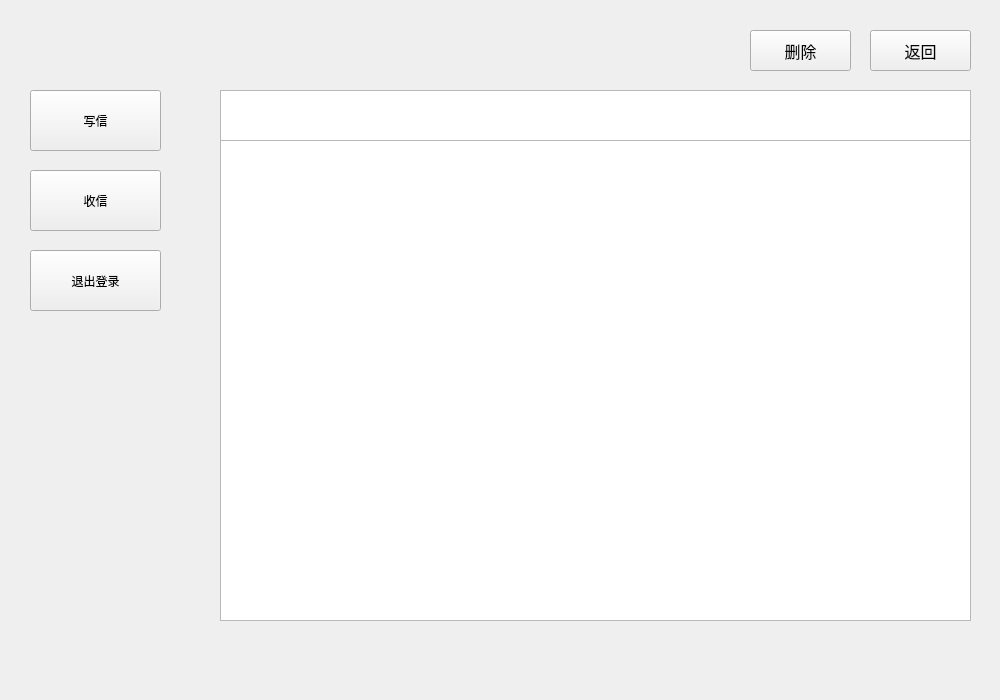
<?xml version="1.0" encoding="UTF-8"?>
<ui version="4.0">
 <class>receive_window</class>
 <widget class="QMainWindow" name="receive_window">
  <property name="geometry">
   <rect>
    <x>0</x>
    <y>0</y>
    <width>1000</width>
    <height>700</height>
   </rect>
  </property>
  <property name="windowTitle">
   <string>收信</string>
  </property>
  <widget class="QWidget" name="centralwidget">
   <widget class="QPushButton" name="resv_letter">
    <property name="geometry">
     <rect>
      <x>30</x>
      <y>170</y>
      <width>131</width>
      <height>61</height>
     </rect>
    </property>
    <property name="cursor">
     <cursorShape>ArrowCursor</cursorShape>
    </property>
    <property name="text">
     <string>收信</string>
    </property>
    <property name="checkable">
     <bool>false</bool>
    </property>
   </widget>
   <widget class="QPushButton" name="logout">
    <property name="geometry">
     <rect>
      <x>30</x>
      <y>250</y>
      <width>131</width>
      <height>61</height>
     </rect>
    </property>
    <property name="text">
     <string>退出登录</string>
    </property>
   </widget>
   <widget class="QPushButton" name="write_letter">
    <property name="geometry">
     <rect>
      <x>30</x>
      <y>90</y>
      <width>131</width>
      <height>61</height>
     </rect>
    </property>
    <property name="text">
     <string>写信</string>
    </property>
   </widget>
   <widget class="QListWidget" name="mail_list">
    <property name="geometry">
     <rect>
      <x>220</x>
      <y>90</y>
      <width>751</width>
      <height>481</height>
     </rect>
    </property>
   </widget>
   <widget class="QTextBrowser" name="text_body">
    <property name="geometry">
     <rect>
      <x>220</x>
      <y>140</y>
      <width>751</width>
      <height>481</height>
     </rect>
    </property>
   </widget>
   <widget class="QLabel" name="sender">
    <property name="geometry">
     <rect>
      <x>220</x>
      <y>40</y>
      <width>201</width>
      <height>31</height>
     </rect>
    </property>
    <property name="font">
     <font>
      <family>Comic Sans MS</family>
      <pointsize>12</pointsize>
     </font>
    </property>
    <property name="text">
     <string/>
    </property>
   </widget>
   <widget class="QPushButton" name="Return">
    <property name="geometry">
     <rect>
      <x>870</x>
      <y>30</y>
      <width>101</width>
      <height>41</height>
     </rect>
    </property>
    <property name="font">
     <font>
      <family>Comic Sans MS</family>
      <pointsize>12</pointsize>
     </font>
    </property>
    <property name="text">
     <string>返回</string>
    </property>
   </widget>
   <widget class="QLabel" name="subject">
    <property name="geometry">
     <rect>
      <x>220</x>
      <y>100</y>
      <width>541</width>
      <height>31</height>
     </rect>
    </property>
    <property name="font">
     <font>
      <family>Comic Sans MS</family>
      <pointsize>12</pointsize>
     </font>
    </property>
    <property name="text">
     <string/>
    </property>
   </widget>
   <widget class="QPushButton" name="detele">
    <property name="geometry">
     <rect>
      <x>750</x>
      <y>30</y>
      <width>101</width>
      <height>41</height>
     </rect>
    </property>
    <property name="font">
     <font>
      <family>Comic Sans MS</family>
      <pointsize>12</pointsize>
     </font>
    </property>
    <property name="text">
     <string>删除</string>
    </property>
   </widget>
  </widget>
 </widget>
 <resources/>
 <connections/>
</ui>
